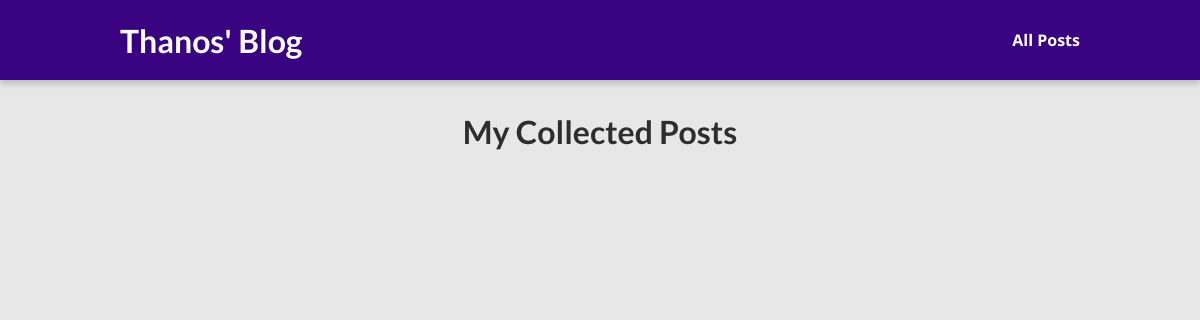
Page /posts on the earlier database version.
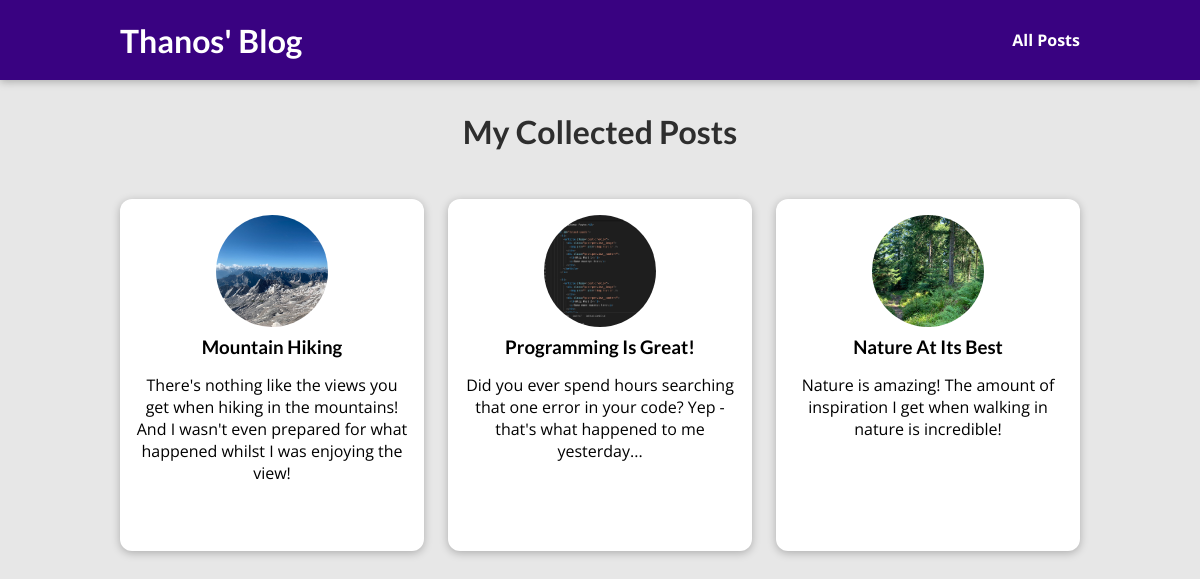
Same page on the later database version.
### blog/models.py (models this page shows)
class Post(models.Model):
    title = models.CharField(max_length=150)
    excert = models.CharField(max_length=200)
    image_name = models.CharField(max_length=100)
    date = models.DateField(auto_now=True)
    slug = models.SlugField(unique=True, db_index=True)
    content = models.TextField(validators=[MinLengthValidator(10)])
    author = models.ForeignKey(Author, on_delete=models.SET_NULL, null=True, related_name="posts")
    tags = models.ManyToManyField(Tag)

### blog/views.py (the view)
# urls.py: path("posts", views.posts, name="posts-page"),
def posts(request):
    all_posts = Post.objects.all().order_by("-date")
    return render(request, "blog/all-posts.html", {
        "all_posts": all_posts
    })

### blog/templates/blog/all-posts.html (shortened to what this page needs)
{% extends "base.html" %}
{% load static %}
{% block css_files %}
<link rel="stylesheet" href="{% static "blog/post.css" %}" />
<link rel="stylesheet" href="{% static "blog/all-posts.css" %}" />
{% endblock %}
{% block content %}
    <section id="all-posts">
        <h2>My Collected Posts</h2>
        <ul>
            {% for post in all_posts %}
            {% include "blog/includes/post.html" %}
            {% endfor %}
        </ul>
    </section>
{% endblock %}

### templates/base.html (shortened to what this page needs)
{% load static %}
<!DOCTYPE html>
<html lang="en">
<head>
    <link rel="stylesheet" href="{% static "app.css" %}">
    {% block css_files %} {% endblock %}
</head>
<body>
    <header id="main-navigation">
        <h1><a href="{% url "starting-page" %}">Thanos' Blog</a></h1>
        <nav>
            <a href="{% url "posts-page" %}">All Posts </a>
        </nav>
    </header>
    {% block content %} {% endblock %}
</body>
</html>

### blog/templates/blog/includes/post.html
{% load static  %}
<li>
    <article class="post">
        <a href="{% url "post-detail-page" post.slug %}">
            <img src="{% static "blog/images/"|add:post.image_name %}" alt="{{ post.title }}" />
            <div class="post_content">
                <h3>{{ post.title }}</h3>
                <p> {{ post.excert }} </p>
            </div>
        </a>
    </article>
</li>

### static/app.css (style rules this page uses)
* { box-sizing: border-box; }
html { font-family: 'Open Sans', 'Lato', sans-serif; }
body { margin: 0; }
h1, h2, h3 { font-family: 'Lato', sans-serif; font-weight: bold; }
#main-navigation { width: 100%; height: 5rem; display: flex; justify-content: space-between; align-items: center; padding: 0 10%; position: absolute; top: 0; left: 0; }
#main-navigation a { text-decoration: none; color: white; font-weight: bold; }

### blog/static/blog/post.css (style rules this page uses)
.post { display: flex; flex-direction: column; align-items: center; text-align: center; }
.post a { text-decoration: none; color: black; transition: all 0.2s ease; padding: 1rem; }
.post img { width: 5rem; height: 5rem; object-fit: cover; border-radius: 50%; }
.post h3 { margin: 0.25rem 0; }

### blog/static/blog/all-posts.css (style rules this page uses)
body { background-color: #e7e7e7; }
#main-navigation { background-color: #390281; box-shadow: 0 2px 8px rgba(0, 0, 0, 0.25); }
#all-posts { margin: 7rem auto; width: 90%; max-width: 60rem; }
#all-posts h2 { text-align: center; font-size: 2rem; color: #2e2e2e; margin: 3rem 0; }
ul { list-style: none; margin: 0; padding: 0; display: grid; grid-template-columns: repeat(auto-fill, minmax(17rem, 1fr)); gap: 1.5rem; }
.post img { width: 7rem; height: 7rem; }
.post a { height: 22rem; transform-origin: center; box-shadow: 0 2px 8px rgba(0, 0, 0, 0.25); border-radius: 12px; background-color: white; }

Differences in the rows shown:
added Post: image_name (picture), title "Mountain Hiking", excert "There's nothing like the views you get when hiking in the mountains! And I wasn't even prepared for what happened whilst I was enjoying the view!"
added Post: image_name (picture), title "Programming Is Great!", excert "Did you ever spend hours searching that one error in your code? Yep - that's what happened to me yesterday..."
added Post: image_name (picture), title "Nature At Its Best", excert "Nature is amazing! The amount of inspiration I get when walking in nature is incredible!"
